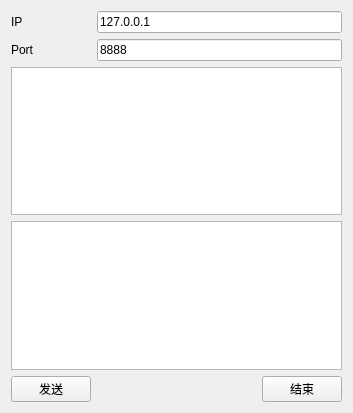
<?xml version="1.0" encoding="UTF-8"?>
<ui version="4.0">
 <class>Client</class>
 <widget class="QWidget" name="Client">
  <property name="geometry">
   <rect>
    <x>0</x>
    <y>0</y>
    <width>353</width>
    <height>413</height>
   </rect>
  </property>
  <property name="windowTitle">
   <string>Form</string>
  </property>
  <layout class="QGridLayout" name="gridLayout">
   <item row="0" column="0">
    <widget class="QLabel" name="label">
     <property name="text">
      <string>IP</string>
     </property>
    </widget>
   </item>
   <item row="0" column="1" colspan="2">
    <widget class="QLineEdit" name="lineEditIp">
     <property name="text">
      <string>127.0.0.1</string>
     </property>
    </widget>
   </item>
   <item row="1" column="0">
    <widget class="QLabel" name="label_2">
     <property name="text">
      <string>Port</string>
     </property>
    </widget>
   </item>
   <item row="1" column="1" colspan="2">
    <widget class="QLineEdit" name="lineEditPort">
     <property name="text">
      <string>8888</string>
     </property>
    </widget>
   </item>
   <item row="2" column="0" colspan="3">
    <widget class="QTextEdit" name="textEditRead">
     <property name="readOnly">
      <bool>true</bool>
     </property>
    </widget>
   </item>
   <item row="3" column="0" colspan="3">
    <widget class="QTextEdit" name="textEditWrite"/>
   </item>
   <item row="4" column="0">
    <widget class="QPushButton" name="sendButton">
     <property name="text">
      <string>发送</string>
     </property>
    </widget>
   </item>
   <item row="4" column="1">
    <spacer name="horizontalSpacer">
     <property name="orientation">
      <enum>Qt::Horizontal</enum>
     </property>
     <property name="sizeHint" stdset="0">
      <size>
       <width>170</width>
       <height>20</height>
      </size>
     </property>
    </spacer>
   </item>
   <item row="4" column="2">
    <widget class="QPushButton" name="closeButton">
     <property name="text">
      <string>结束</string>
     </property>
    </widget>
   </item>
  </layout>
 </widget>
 <resources/>
 <connections/>
</ui>
